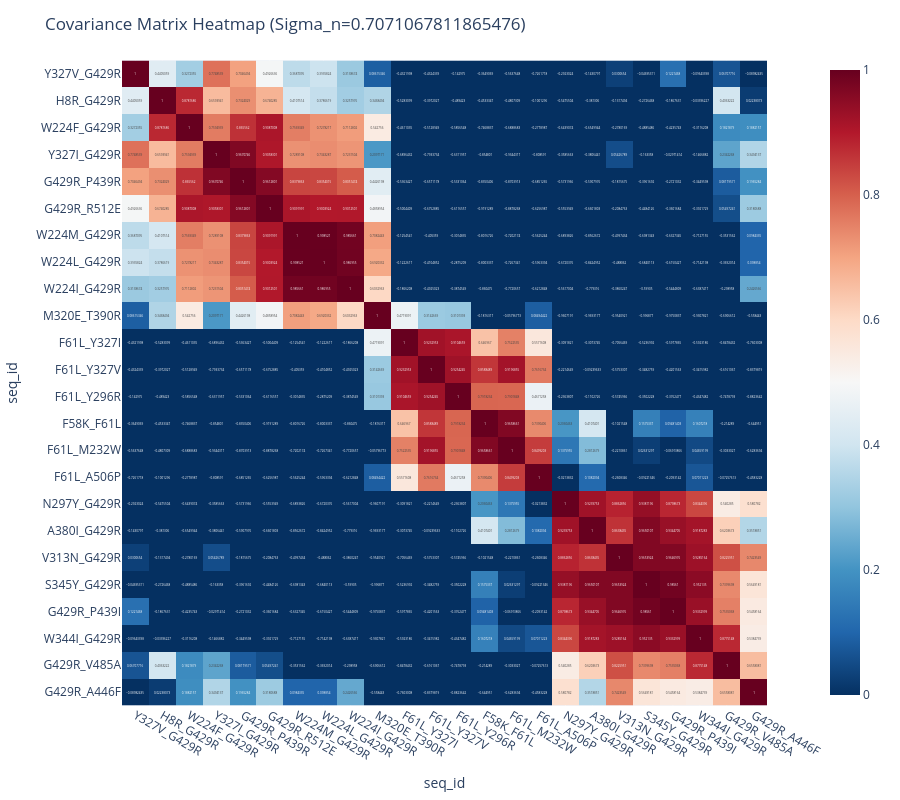

The cell this chart's notebook holds for it:
### Code cell
import numpy as np
import plotly.express as px

# Calculate correlation matrix

corr_matrix = selection_df[model_columns].T.corr()

# Create interactive heatmap
fig = px.imshow(corr_matrix, text_auto=True, color_continuous_scale='RdBu_r', height=800, zmin=0, zmax=1)
fig.update_layout(title=f'Covariance Matrix Heatmap (Sigma_n={np.sqrt(lie_noise_stddev_multiplier)})')
fig.show()

### Figure 1 — Plotly figure (JSON) as saved in the notebook; plotly's stock layout.template omitted (floating-point values rounded to 4 significant figures; data arrays with more than 128 entries replaced by an {"elided": "..."} marker saying what was removed)
{"data": [{"coloraxis": "coloraxis", "hovertemplate": "seq_id: %{x}<br>seq_id: %{y}<br>color: %{z}<extra></extra>", "name": "0", "texttemplate": "%{z}", "type": "heatmap", "x": ["Y327V_G429R", "H8R_G429R", "W224F_G429R", "Y327I_G429R", "G429R_P439R", "G429R_R512E", "W224M_G429R", "W224L_G429R", "W224I_G429R", "M320E_T390R", "F61L_Y327I", "F61L_Y327V", "F61L_Y296R", "F58K_F61L", "F61L_M232W", "F61L_A506P", "N297Y_G429R", "A380I_G429R", "V313N_G429R", "S345Y_G429R", "G429R_P439I", "W344I_G429R", "G429R_V485A", "G429R_A446F"], "xaxis": "x", "y": ["Y327V_G429R", "H8R_G429R", "W224F_G429R", "Y327I_G429R", "G429R_P439R", "G429R_R512E", "W224M_G429R", "W224L_G429R", "W224I_G429R", "M320E_T390R", "F61L_Y327I", "F61L_Y327V", "F61L_Y296R", "F58K_F61L", "F61L_M232W", "F61L_A506P", "N297Y_G429R", "A380I_G429R", "V313N_G429R", "S345Y_G429R", "G429R_P439I", "W344I_G429R", "G429R_V485A", "G429R_A446F"], "yaxis": "y", "z": {"elided": "24x24 float values"}}], "layout": {"coloraxis": {"cmax": 1, "cmin": 0, "colorscale": [[0, "rgb(5,48,97)"], [0.1, "rgb(33,102,172)"], [0.2, "rgb(67,147,195)"], [0.3, "rgb(146,197,222)"], [0.4, "rgb(209,229,240)"], [0.5, "rgb(247,247,247)"], [0.6, "rgb(253,219,199)"], [0.7, "rgb(244,165,130)"], [0.8, "rgb(214,96,77)"], [0.9, "rgb(178,24,43)"], [1, "rgb(103,0,31)"]]}, "height": 800, "margin": {"t": 60}, "title": {"text": "Covariance Matrix Heatmap (Sigma_n=0.7071067811865476)"}, "xaxis": {"anchor": "y", "constrain": "domain", "domain": [0, 1], "scaleanchor": "y", "title": {"text": "seq_id"}}, "yaxis": {"anchor": "x", "autorange": "reversed", "constrain": "domain", "domain": [0, 1], "title": {"text": "seq_id"}}}}
